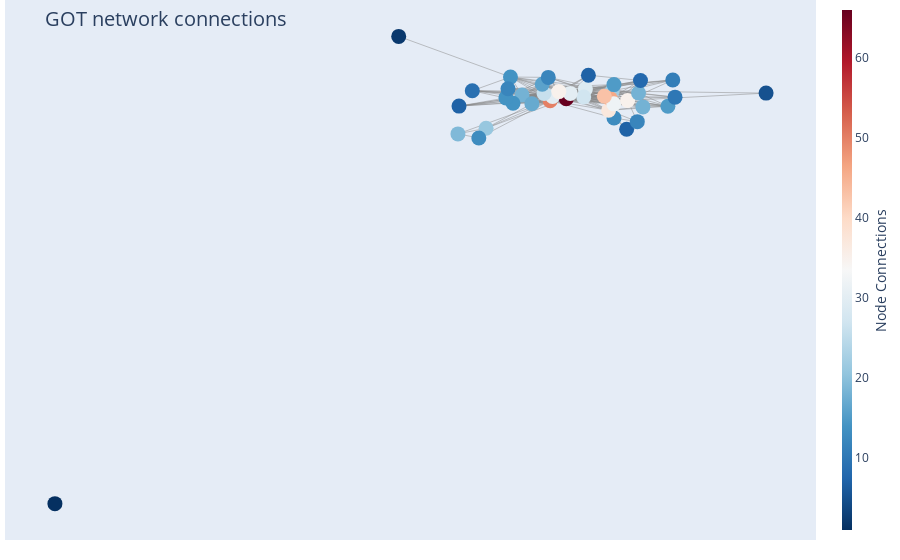

This figure's notebook cell:
### Markdown cell above
## Book 1

### Code cell
draw_plotly_network_graph(Graph_obj = G1, filter = "Yes", filter_nodesbydegree = 50) 
#Top 50 characters network in Book 1

### Figure 1 — Plotly figure (JSON) as saved in the notebook; plotly's stock layout.template omitted (floating-point values rounded to 4 significant figures; data arrays with more than 128 entries replaced by an {"elided": "..."} marker saying what was removed)
{"data": [{"hoverinfo": "none", "line": {"color": "#888", "width": 0.5}, "mode": "lines", "type": "scatter", "x": {"elided": "750 float values"}, "y": {"elided": "750 float values"}}, {"hoverinfo": "text", "marker": {"color": [29, 22, 21, 66, 7, 13, 37, 12, 50, 19, 13, 46, 27, 32, 43, 30, 9, 30, 7, 26, 35, 18, 16, 35, 8, 18, 14, 14, 17, 18, 1, 15, 12, 14, 10, 11, 15, 7, 12, 5, 2], "colorbar": {"thickness": 10, "title": {"side": "right", "text": "Node Connections"}, "xanchor": "left"}, "colorscale": [[0, "rgb(103,0,31)"], [0.1, "rgb(178,24,43)"], [0.2, "rgb(214,96,77)"], [0.3, "rgb(244,165,130)"], [0.4, "rgb(253,219,199)"], [0.5, "rgb(247,247,247)"], [0.6, "rgb(209,229,240)"], [0.7, "rgb(146,197,222)"], [0.8, "rgb(67,147,195)"], [0.9, "rgb(33,102,172)"], [1, "rgb(5,48,97)"]], "line": {"width": 0}, "reversescale": true, "showscale": true, "size": 15}, "mode": "markers", "text": ["Jaime-Lannister<br /># of connections: 29", "Tywin-Lannister<br /># of connections: 22", "Daenerys-Targaryen<br /># of connections: 21", "Eddard-Stark<br /># of connections: 66", "Aemon-Targaryen-(Maester-Aemon)<br /># of connections: 7", "Jeor-Mormont<br /># of connections: 13", "Jon-Snow<br /># of connections: 37", "Samwell-Tarly<br /># of connections: 12", "Robert-Baratheon<br /># of connections: 50", "Drogo<br /># of connections: 19", "Jorah-Mormont<br /># of connections: 13", "Tyrion-Lannister<br /># of connections: 46", "Arya-Stark<br /># of connections: 27", "Bran-Stark<br /># of connections: 32", "Catelyn-Stark<br /># of connections: 43", "Cersei-Lannister<br /># of connections: 30", "Ilyn-Payne<br /># of connections: 9", "Joffrey-Baratheon<br /># of connections: 30", "Myrcella-Baratheon<br /># of connections: 7", "Petyr-Baelish<br /># of connections: 26", "Robb-Stark<br /># of connections: 35", "Rodrik-Cassel<br /># of connections: 18", "Sandor-Clegane<br /># of connections: 16", "Sansa-Stark<br /># of connections: 35", "Tommen-Baratheon<br /># of connections: 8", "Renly-Baratheon<br /># of connections: 18", "Barristan-Selmy<br /># of connections: 14", "Pycelle<br /># of connections: 14", "Varys<br /># of connections: 17", "Luwin<br /># of connections: 18", "Mance-Rayder<br /># of connections: 1", "Theon-Greyjoy<br /># of connections: 15", "Gregor-Clegane<br /># of connections: 12", "Loras-Tyrell<br /># of connections: 14", "Bronn<br /># of connections: 10", "Edmure-Tully<br /># of connections: 11", "Lysa-Arryn<br /># of connections: 15", "Janos-Slynt<br /># of connections: 7", "Stannis-Baratheon<br /># of connections: 12", "Roose-Bolton<br /># of connections: 5", "Mace-Tyrell<br /># of connections: 2"], "type": "scatter", "x": [0.01483, 0.03054, -0.04326, 0.003638, 0.03895, 0.03158, 0.02841, 0.04519, -0.005809, -0.05972, -0.04752, 0.0294, 0.01385, 0.0314, 0.02593, -0.004388, -0.05133, 0.005975, 0.01659, -0.009351, 0.03951, 0.04591, -0.01043, -0.0007103, 0.04706, -0.02222, -0.0275, -0.03166, -0.01646, 0.04845, -0.2955, 0.06308, -0.006879, -0.02899, 0.06726, 0.06595, 0.03154, -0.05909, -0.03044, 0.1205, -0.09437], "y": [0.04695, 0.04179, -0.05215, 0.02255, -0.05459, -0.02631, -0.006826, -0.03549, 0.01752, -0.06641, -0.07666, 0.02251, 0.02677, 0.009369, 0.02867, 0.02804, 0.04263, 0.0358, 0.08178, 0.03537, 0.01801, 0.03673, 0.05901, 0.04037, 0.06838, 0.03152, 0.01081, 0.02437, 0.009569, 0.001714, -1, 0.003397, 0.07625, 0.07716, 0.02637, 0.06959, 0.05802, 0.00368, 0.04748, 0.03652, 0.1798]}], "layout": {"annotations": [{"showarrow": false, "text": "", "xref": "paper", "yref": "paper"}], "hovermode": "closest", "margin": {"b": 20, "l": 5, "r": 5, "t": 0}, "showlegend": false, "title": {"font": {"size": 20}, "text": "<br>GOT network connections"}, "xaxis": {"showgrid": false, "showticklabels": false, "zeroline": false}, "yaxis": {"showgrid": false, "showticklabels": false, "zeroline": false}}}
